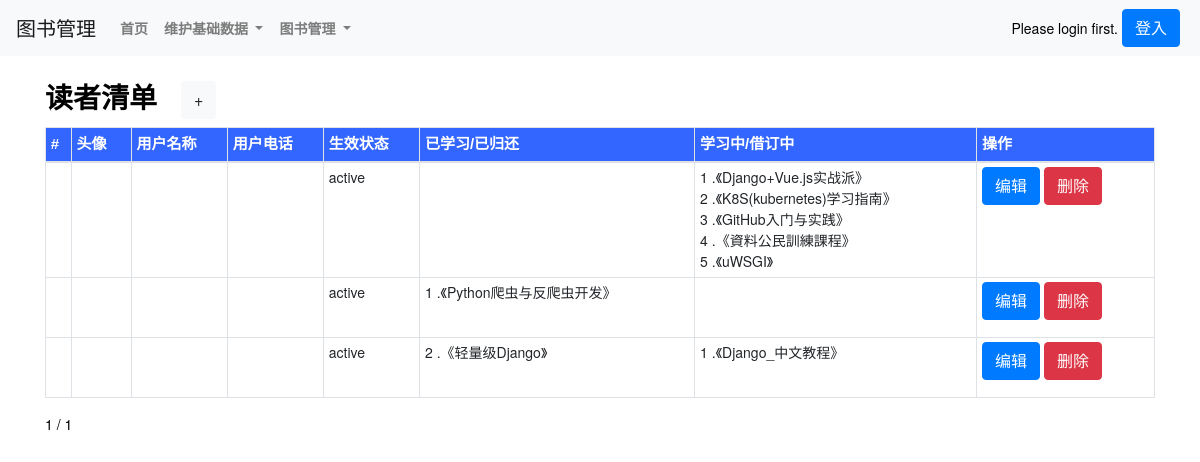
Before: /theUserlist_show/ with the older database file.
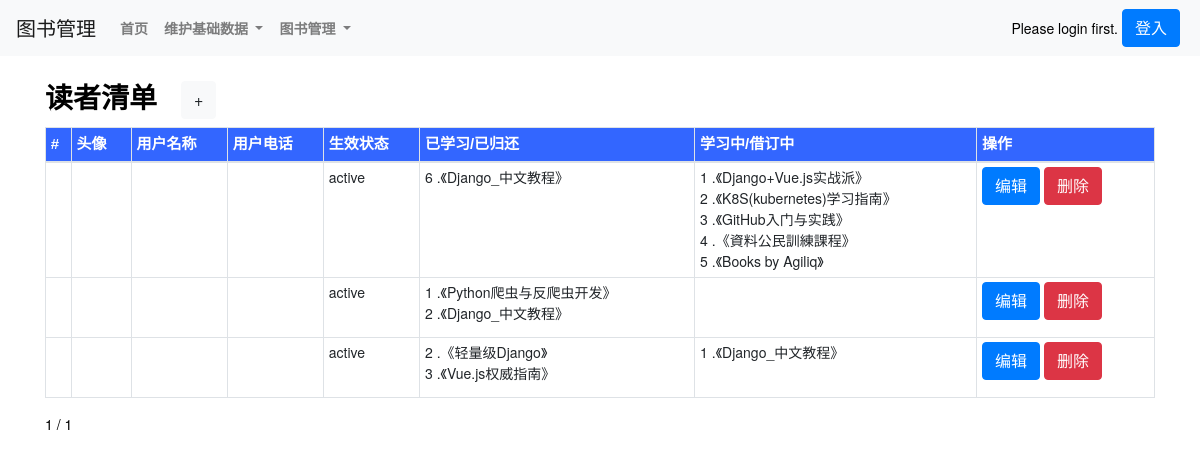
After: the same page with the newer database file.
### book/models.py (models this page shows, shortened)
class User(AbstractUser):
    dept = models.CharField(max_length=500,verbose_name=('部门'),blank=True, null=True,)
    age = models.IntegerField(verbose_name=('年龄'),blank=True, null=True,)
    mobilenumber = models.CharField(max_length=500,verbose_name=('电话号码'),blank=True, null=True,)
    role = models.CharField(max_length=500,verbose_name=('角色'),blank=True, null=True,)
    theUser_status1 = models.CharField(max_length=500,verbose_name=('用户状态1'),choices=THEUSERSTATUS_TYPE,default='active')
    field1 = models.CharField(max_length=500,verbose_name=('属性1'),blank=True, null=True,)
    field2 = models.CharField(max_length=500,verbose_name=('属性2'),blank=True, null=True,)
    field3 = models.CharField(max_length=500,verbose_name=('属性3'),blank=True, null=True,)
    field4 = models.CharField(max_length=500,verbose_name=('属性4'),blank=True, null=True,)
    class Meta(AbstractUser.Meta):
        swappable = 'AUTH_USER_MODEL'

class theBorrow(models.Model):
    boid = models.AutoField(primary_key=True)
    theBorrow_add_datetime = models.DateTimeField(max_length=500,verbose_name=('创建日期'),auto_now_add=True)
    theBorrow_update_datetime = models.DateTimeField(max_length=500,verbose_name=('修改日期'),auto_now=True)
    theBorrow_theUser = models.ForeignKey(User,on_delete=models.CASCADE) #related_name='borrow_theUser',
    theBorrow_theBook = models.ForeignKey(theBook,on_delete=models.CASCADE)  #,related_name='borrow_theBook'
    theBorrow_duration = models.IntegerField(verbose_name=('借订天数'),blank=True, null=True,)
    theBorrow_status1 = models.CharField(max_length=500, choices=THEBORROWSTATUS_TYPE, verbose_name=('借订状态1'))
    theBorrow_status2 = models.CharField(max_length=500,verbose_name=('借订状态2'),blank=True, null=True,)
    theBorrow_status3 = models.CharField(max_length=500,verbose_name=('借订状态3'),blank=True, null=True,)
    class Meta:
        verbose_name = ('借订')
        verbose_name_plural = ('借订')
        unique_together = [['theBorrow_theUser','theBorrow_theBook']] # 联合唯一

class theBook(models.Model):
    bid = models.AutoField(primary_key=True)
    theBook_name = models.CharField(max_length=500,verbose_name=('图书名称'),)
    theBook_location = models.ForeignKey(location,blank=True, null=True, on_delete=models.CASCADE,related_name='Book_location')
    theBook_type = models.CharField(max_length=500, verbose_name=('电子书/纸质书'),choices=THEBOOK_TYPE,)
    theBook_category = models.ForeignKey(category,blank=True, null=True, on_delete=models.CASCADE,related_name='Book_category')
    theBook_logo = models.ImageField(max_length=500, verbose_name=('图书照片1'),upload_to='images/')
    theBook_attachment = models.FileField(max_length=10000,verbose_name=('图书附件(备用)'),blank=True, null=True,upload_to='file')
    theBook_status1 = models.CharField(max_length=500,verbose_name=('图书状态1'),choices=THESTATUS_TYPE,)
    theBook_status2 = models.CharField(max_length=500,verbose_name=('图书状态2(备用)'),blank=True, null=True,)
    theBook_status3 = models.CharField(max_length=500,verbose_name=('图书状态3(备用)'),blank=True, null=True,)
    theBook_id = models.CharField(max_length=500,verbose_name=('图书编号(备用)'),blank=True, null=True,)
    theBook_information1 = models.TextField(max_length=10000,verbose_name=('图书信息1'),blank=True, null=True,)
    theBook_information2 = models.TextField(max_length=10000,verbose_name=('图书信息2(备用)'),blank=True, null=True,)
    theBook_information3 = models.TextField(max_length=10000,verbose_name=('图书信息3(备用)'),blank=True, null=True,)
    theBook_information4 = models.TextField(max_length=10000,verbose_name=('图书信息4(备用)'),blank=True, null=True,)
    theBook_information5 = models.TextField(max_length=10000,verbose_name=('图书信息5(备用)'),blank=True, null=True,)
    class Meta:
        verbose_name = ('图书')
        verbose_name_plural = ('图书')
        ordering = ['theBook_category'] # 返回值排序

### book/views.py (the view)
# urls.py: path('theUserlist_show/', views.theUserlist_show, name='theUserlist_show'),
def theUserlist_show(request,page=1):
    theUserlist = User.objects.all()
    paginator = Paginator(theUserlist, 5)
    try:
        page_obj = paginator.page(page)
    except PageNotAnInteger:
        page_obj = paginator.page(1)
    except EmptyPage:
        page_obj = paginator.page(paginator.num_pages)
    return render(request,'theUserlist_show.html',locals())

### templates/theUserlist_show.html (shortened to what this page needs)
{% extends 'base.html' %}
{% load static %}
{% block body_block %}
<div class="container">
    <div class="row py-4 align-items-center">
        <div class="col-lg-12 col-md-12 mt-0 table-responsive"  style="background-color: #fff;">
            <h3 class="font-weight-bold">读者清单<a class="ml-4 btn btn-light" href="/theUserlist_new/">+</a></h3>
            <table class="table table-striped table-sm table-bordered ">
                <thead>
                    <tr style="color:White;background-color:#3366FF;font-family:微軟正黑體,Tahoma,Arial,微軟雅黑體;font-size:15px;">
                        <th scope="col">#</th>
                        <th scope="col">头像</th>
                        <th scope="col">用户名称</th>
                        <th scope="col">用户电话</th>
                        <th scope="col">生效状态</th>
                        <th scope="col">已学习/已归还</th>
                        <th scope="col">学习中/借订中</th>
                        <th scope="col">操作</th>
                    </tr>
                </thead>
                {% for theUser in page_obj.object_list %}
                    <td>{{ theUser.uid }}</td>
                    <td class="" style="width:60px; height:60px">
                    </td>
                    <td>{{ theUser.theUser_name }}</td>
                    <td>{{ theUser.theUser_phone }}</td>
                    <td>{{ theUser.theUser_status1 }}</td>
                    <td>
                        {% for object in theUser.theborrow_set.all %}
                            {% if object.theBorrow_status1 == '已归还' or object.theBorrow_status1 == '已学习' %}
                                <div>{{ forloop.counter }} .《{{ object.theBorrow_theBook.theBook_name }}》</div>
                            {% endif %}
                        {% endfor %}
                    </td>
                    <td>
                        {% for object in theUser.theborrow_set.all %}
                            {% if object.theBorrow_status1 == '借订中' %}
                                <div>{{ forloop.counter }} .《{{ object.theBorrow_theBook.theBook_name }}》</div>
                            {% endif %}
                        {% endfor %}
                    </td>
                    <td>
                        <a class="btn btn-primary btn-xs" href="/theUserlist_edit/{{ theUser.uid }}/">编辑</a>
                        <a class="btn btn-danger btn-xs" href="/theUserlist_delete/{{ theUser.uid }}/">删除</a>
                    </td>
                {% endfor %}
            </table>
            <div class="pagination">
                <span class="step-links">
                    <span class="current">
                            {{ page_obj.number }} / {{ page_obj.paginator.num_pages }}
                    </span>
                </span>
            </div>
        </div>
    </div>
</div>
<br>
<br>
<br>
<br>
<br>
{% endblock %}

Changed rows visible on the page:
added theBorrow: theBorrow_theBook.theBook_name "Django_中文教程", shown under User (number 1 of 3 on the later page)
changed theBorrow: theBorrow_theBook.theBook_name "uWSGI" → "Books by Agiliq"
added theBorrow: theBorrow_theBook.theBook_name "Django_中文教程", shown under User (number 2 of 3 on the later page)
added theBorrow: theBorrow_theBook.theBook_name "Vue.js权威指南", shown under User (number 3 of 3 on the later page)
